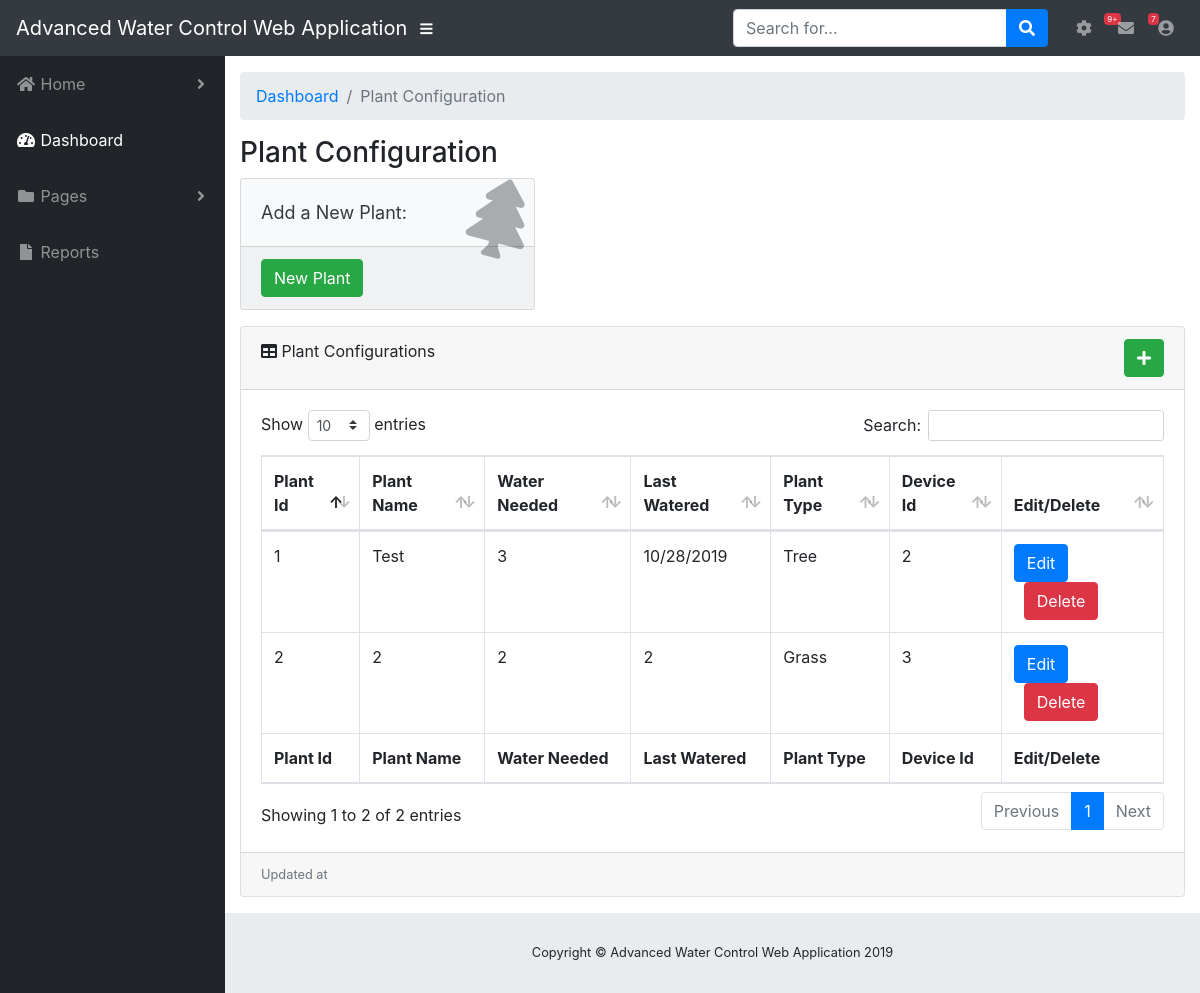
The page /plant_configuration on the database as committed earlier.
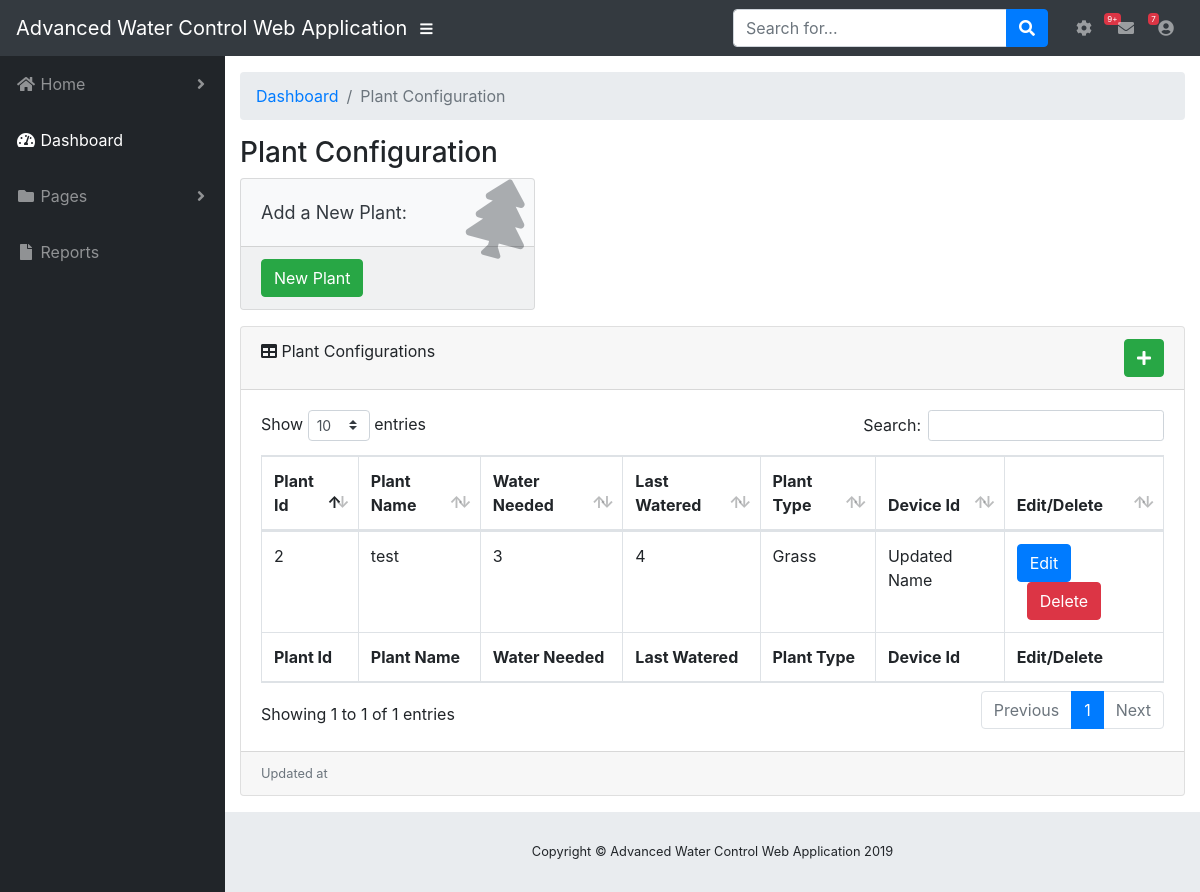
The same page on the database as committed later.
### db_setup.py (models this page shows, shortened)
class Plant(Base):
    __tablename__ = "plants"
    id = Column(Integer, unique=True, primary_key=True)
    name = Column(String(250), nullable=False)
    water_needed = Column(String(250), nullable=False)
    last_watered = Column(String(250))
    plant_type = Column(String(250), nullable=False)
    device_id = Column(Integer, ForeignKey("devices.id"))
    device = relationship("Device", backref=backref(
        "plants", order_by=id), lazy=True)

### main.py (the view)
@app.route('/plant_configuration')
def plant_configuration():
    plants = session.query(Plant).all()
    return render_template('plants/plantConfiguration.html', plants=plants)

### templates/plants/plantConfiguration.html
{% extends "layout.html" %}
{% block body %}
    <div id="content-wrapper">
      <div class="container-fluid">
        <ol class="breadcrumb">
          <li class="breadcrumb-item">
            <a href="{{ url_for('home') }}">Dashboard</a>
          </li>
          <li class="breadcrumb-item active">Plant Configuration</li>
        </ol>
        <h3 >Plant Configuration</h3>
      <div class="row">
          <div class="col-xl-4 col-sm-6 mb-3">
            <div class="card text-dark bg-light o-hidden h-100">
              <div class="card-body">
                <div class="card-body-icon">
                  <i class="fas fa-fw fa-tree"></i>
                </div>
                <div style="font-size: large">Add a New Plant:</div>
              </div>
              <div class="card-footer text-dark clearfix small z-1">
                    <a href="{{ url_for('newPlant') }}" style="color:white; text-decoration:none"> <button class="btn btn-success" >New Plant</button></a>
              </div>
            </div>
        </div>
      </div>
        <div class="card mb-3">
          <div class="card-header">
            <i class="fas fa-table"></i>
                Plant Configurations
              <a href="{{ url_for('newPlant') }}" style="float:right; color:white; text-decoration:none"> <button class="btn btn-success" ><i class="fas fa-plus"></i></button></a>
          </div>
          <div class="card-body">
            <div class="table-responsive">
              <table class="table table-bordered" id="dataTable" width="100%" cellspacing="0">
                <thead>
                  <tr>
                    <th>Plant Id</th>
                    <th>Plant Name</th>
                    <th>Water Needed</th>
                    <th>Last Watered</th>
                    <th>Plant Type</th>
                    <th>Device Id</th>
                    <th>Edit/Delete</th>
                  </tr>
                </thead>
                <tfoot>
                  <tr>
                    <th>Plant Id</th>
                    <th>Plant Name</th>
                    <th>Water Needed</th>
                    <th>Last Watered</th>
                    <th>Plant Type</th>
                    <th>Device Id</th>
                    <th>Edit/Delete</th>
                  </tr>
                </tfoot>
                <tbody>
                     {% for plant in plants %}
                      <tr>
                        <td>{{plant.id}}</td>
                        <td>{{plant.name}}</td>
                        <td>{{plant.water_needed}}</td>
                        <td>{{plant.last_watered}}</td>
                        <td>{{plant.plant_type}}</td>
                        <td>{{plant.device_id}}</td>
                        <td>
                            <a href="{{url_for('editPlant', plant_id = plant.id )}}"><button class="btn btn-primary">Edit</button></a>
                            <a href="{{url_for('deletePlant', plant_id = plant.id )}}" style="margin-left: 10px;"><button class="btn btn-danger">Delete</button></a>
                        </td>
                      </tr>
                     {% endfor %}
                 </tbody>
              </table>
            </div>
          </div>
          <div class="card-footer small text-muted">Updated at {{time}}</div>
        </div>
      </div>
      <footer class="sticky-footer">
        <div class="container my-auto">
          <div class="copyright text-center my-auto">
            <span>Copyright © Advanced Water Control Web Application 2019</span>
          </div>
        </div>
      </footer>
    </div>
{% endblock %}

Rows that differ between the two databases and show on the page:
removed Plant: id "1", name "Test", water_needed "3", last_watered "10/28/2019", plant_type "Tree", device_id "2"
changed Plant "Grass": name "2" → "test"; water_needed "2" → "3"; last_watered "2" → "4"; device_id "3" → "Updated Name"
Other text that changed with them:
text written by a page script: "Show entries Search: Showing 1 to 2 of 2 entries Previous 1 Next" → "Show entries Search: Showing 1 to 1 of 1 entries Previous 1 Next"
